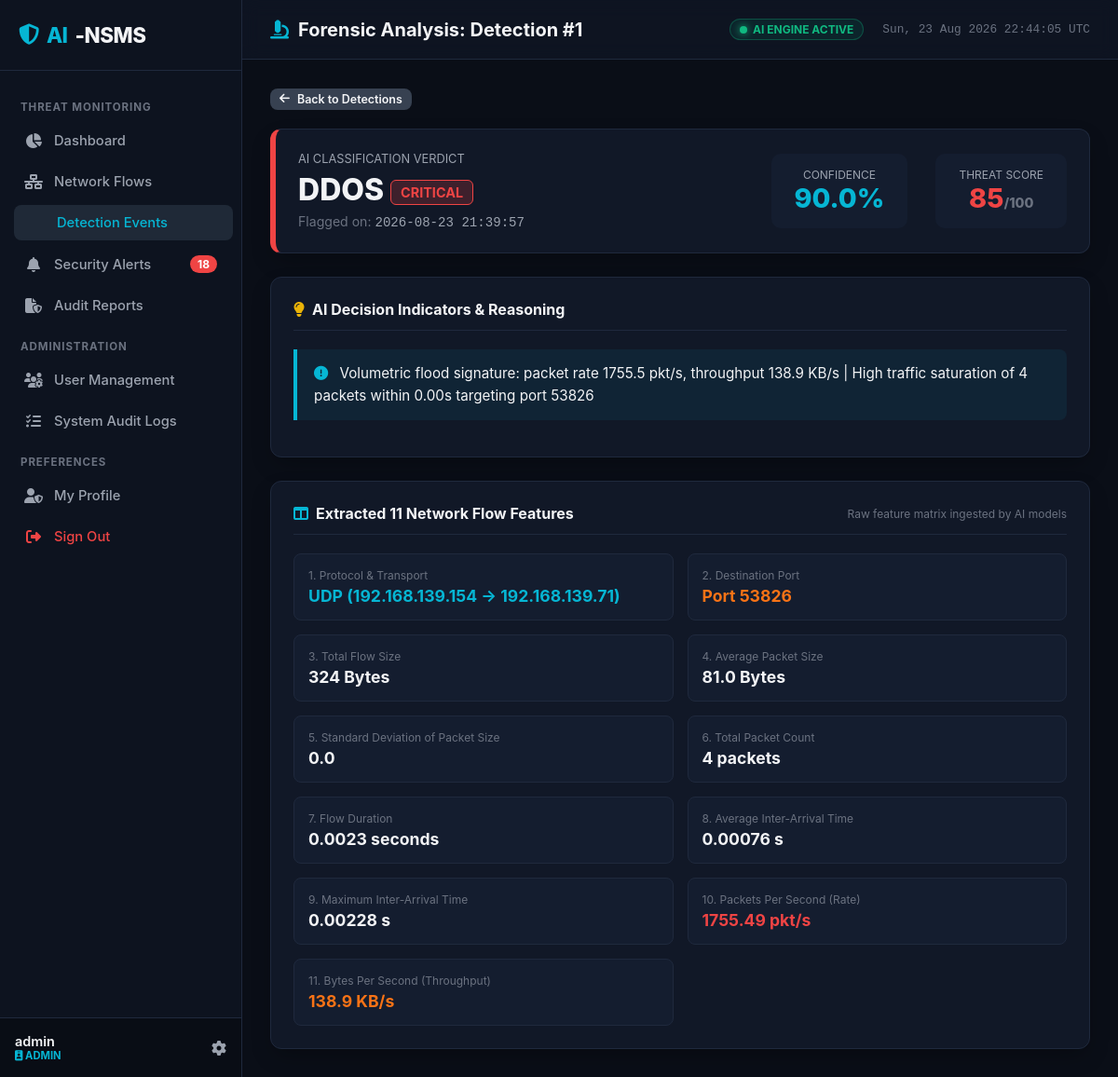
The app's page /detections/1 (signed in) with its own data.
### tables this page shows
CREATE TABLE users (
            id INTEGER PRIMARY KEY AUTOINCREMENT,
            username TEXT UNIQUE NOT NULL,
            email TEXT UNIQUE NOT NULL,
            password_hash TEXT NOT NULL,
            role TEXT NOT NULL DEFAULT 'SECURITY_ANALYST',
            is_active INTEGER NOT NULL DEFAULT 1,
            must_change_password INTEGER NOT NULL DEFAULT 0,
            created_at TEXT NOT NULL,
            last_login TEXT
        );

CREATE TABLE detections (
            id INTEGER PRIMARY KEY AUTOINCREMENT,
            flow_id INTEGER NOT NULL,
            prediction TEXT NOT NULL,
            attack_type TEXT NOT NULL,
            confidence REAL NOT NULL DEFAULT 1.0,
            threat_score INTEGER NOT NULL DEFAULT 0,
            severity TEXT NOT NULL DEFAULT 'LOW',
            indicators TEXT,
            detected_at TEXT NOT NULL, traffic_source TEXT DEFAULT "live", session_id TEXT DEFAULT "",
            FOREIGN KEY (flow_id) REFERENCES network_flows (id) ON DELETE CASCADE
        );

CREATE TABLE network_flows (
            id INTEGER PRIMARY KEY AUTOINCREMENT,
            source_ip TEXT NOT NULL,
            destination_ip TEXT NOT NULL,
            protocol TEXT NOT NULL,
            destination_port INTEGER NOT NULL,
            flow_duration REAL NOT NULL DEFAULT 0.0,
            total_flow_size REAL NOT NULL DEFAULT 0.0,
            average_packet_size REAL NOT NULL DEFAULT 0.0,
            std_packet_size REAL NOT NULL DEFAULT 0.0,
            packet_count INTEGER NOT NULL DEFAULT 0,
            average_inter_arrival_time REAL NOT NULL DEFAULT 0.0,
            maximum_inter_arrival_time REAL NOT NULL DEFAULT 0.0,
            packets_per_second REAL NOT NULL DEFAULT 0.0,
            bytes_per_second REAL NOT NULL DEFAULT 0.0,
            captured_at TEXT NOT NULL
        , traffic_source TEXT DEFAULT "live", session_id TEXT DEFAULT "");

### src/routes/detection_routes.py (the view)
@detection_bp.route('/detections/<int:detection_id>')
@login_required
def detail(detection_id):
    user = get_current_user()
    det = Detection.find_by_id_with_flow(detection_id)
    if not det:
        abort(404)
    return render_template('detection_detail.html', user=user, detection=det)

### templates/detection_detail.html (shortened to what this page needs)
{% extends "base.html" %}
{% block page_header %}<i class="fas fa-microscope" style="color: var(--accent-cyan);"></i> Forensic Analysis: Detection #{{ detection.id }}{% endblock %}
{% block content %}
<div style="margin-bottom: 20px;">
    <a href="/detections" class="btn btn-secondary btn-sm"><i class="fas fa-arrow-left"></i> Back to Detections</a>
</div>
<div class="soc-card" style="margin-bottom: 25px; border-left: 6px solid var(--sev-{{ detection.severity|lower }});">
    <div style="display: flex; justify-content: space-between; align-items: center; flex-wrap: wrap; gap: 20px;">
        <div>
            <div style="font-size: 0.8rem; color: var(--text-secondary); text-transform: uppercase;">AI Classification Verdict</div>
            <h1 style="font-size: 2rem; font-weight: 800; margin: 6px 0; color: var(--text-primary);">
                {{ detection.attack_type }}
                <span class="badge-sev badge-{{ detection.severity|lower }}" style="vertical-align: middle; font-size: 0.9rem;">{{ detection.severity }}</span>
            </h1>
            <div style="color: var(--text-muted); font-size: 0.88rem;">
                Flagged on: <span class="code-font" style="color: var(--text-secondary);">{{ detection.detected_at.replace('T', ' ').split('.')[0] }}</span>
            </div>
        </div>
        <div style="display: flex; gap: 30px; text-align: center;">
            <div style="background: #141d2f; padding: 15px 25px; border-radius: 10px;">
                <div style="font-size: 0.75rem; color: var(--text-secondary); text-transform: uppercase;">Confidence</div>
                <div style="font-size: 1.8rem; font-weight: 800; color: var(--accent-cyan);">{{ "%.1f"|format(detection.confidence * 100) }}%</div>
            </div>
            <div style="background: #141d2f; padding: 15px 25px; border-radius: 10px;">
                <div style="font-size: 0.75rem; color: var(--text-secondary); text-transform: uppercase;">Threat Score</div>
                <div style="font-size: 1.8rem; font-weight: 800; color: {% if detection.threat_score >= 80 %}var(--sev-critical){% elif detection.threat_score >= 50 %}var(--sev-high){% else %}var(--sev-low){% endif %};">
                    {{ detection.threat_score }}<span style="font-size: 0.9rem; color: var(--text-muted);">/100</span>
                </div>
            </div>
        </div>
    </div>
</div>
<div class="soc-card" style="margin-bottom: 25px;">
    <div class="soc-card-header">
        <div class="soc-card-title"><i class="fas fa-lightbulb" style="color: var(--sev-medium);"></i> AI Decision Indicators & Reasoning</div>
    </div>
    <div class="indicator-box">
        <p style="font-size: 0.95rem; line-height: 1.6; color: var(--text-primary);">
            <i class="fas fa-circle-exclamation" style="color: var(--accent-cyan); margin-right: 8px;"></i>
            {{ detection.indicators or "Standard legitimate traffic pattern identified across all 11 statistical features." }}
        </p>
    </div>
</div>
<div class="soc-card">
    <div class="soc-card-header">
        <div class="soc-card-title"><i class="fas fa-table-columns" style="color: var(--accent-cyan);"></i> Extracted 11 Network Flow Features</div>
        <span style="font-size: 0.75rem; color: var(--text-muted);">Raw feature matrix ingested by AI models</span>
    </div>
    <div style="display: grid; grid-template-columns: repeat(auto-fit, minmax(280px, 1fr)); gap: 15px;">
        <div style="background: #141d2f; padding: 15px; border-radius: 8px; border: 1px solid var(--border-color);">
            <div style="font-size: 0.75rem; color: var(--text-muted);">1. Protocol & Transport</div>
            <div style="font-size: 1.1rem; font-weight: 700; color: var(--accent-cyan); margin-top: 4px;">{{ detection.flow.protocol }} ({{ detection.flow.source_ip }} &rarr; {{ detection.flow.destination_ip }})</div>
        </div>
        <div style="background: #141d2f; padding: 15px; border-radius: 8px; border: 1px solid var(--border-color);">
            <div style="font-size: 0.75rem; color: var(--text-muted);">2. Destination Port</div>
            <div style="font-size: 1.1rem; font-weight: 700; color: var(--sev-high); margin-top: 4px;">Port {{ detection.flow.destination_port }}</div>
        </div>
        <div style="background: #141d2f; padding: 15px; border-radius: 8px; border: 1px solid var(--border-color);">
            <div style="font-size: 0.75rem; color: var(--text-muted);">3. Total Flow Size</div>
            <div style="font-size: 1.1rem; font-weight: 700; color: var(--text-primary); margin-top: 4px;">{{ detection.flow.total_flow_size|int }} Bytes</div>
        </div>
        <div style="background: #141d2f; padding: 15px; border-radius: 8px; border: 1px solid var(--border-color);">
            <div style="font-size: 0.75rem; color: var(--text-muted);">4. Average Packet Size</div>
            <div style="font-size: 1.1rem; font-weight: 700; color: var(--text-primary); margin-top: 4px;">{{ detection.flow.average_packet_size }} Bytes</div>
        </div>
        <div style="background: #141d2f; padding: 15px; border-radius: 8px; border: 1px solid var(--border-color);">
            <div style="font-size: 0.75rem; color: var(--text-muted);">5. Standard Deviation of Packet Size</div>
            <div style="font-size: 1.1rem; font-weight: 700; color: var(--text-primary); margin-top: 4px;">{{ detection.flow.std_packet_size }}</div>
        </div>
        <div style="background: #141d2f; padding: 15px; border-radius: 8px; border: 1px solid var(--border-color);">
            <div style="font-size: 0.75rem; color: var(--text-muted);">6. Total Packet Count</div>
            <div style="font-size: 1.1rem; font-weight: 700; color: var(--text-primary); margin-top: 4px;">{{ detection.flow.packet_count }} packets</div>
        </div>
        <div style="background: #141d2f; padding: 15px; border-radius: 8px; border: 1px solid var(--border-color);">
            <div style="font-size: 0.75rem; color: var(--text-muted);">7. Flow Duration</div>
            <div style="font-size: 1.1rem; font-weight: 700; color: var(--text-primary); margin-top: 4px;">{{ detection.flow.flow_duration }} seconds</div>
        </div>
        <div style="background: #141d2f; padding: 15px; border-radius: 8px; border: 1px solid var(--border-color);">
            <div style="font-size: 0.75rem; color: var(--text-muted);">8. Average Inter-Arrival Time</div>
            <div style="font-size: 1.1rem; font-weight: 700; color: var(--text-primary); margin-top: 4px;">{{ detection.flow.average_inter_arrival_time }} s</div>
        </div>
        <div style="background: #141d2f; padding: 15px; border-radius: 8px; border: 1px solid var(--border-color);">
            <div style="font-size: 0.75rem; color: var(--text-muted);">9. Maximum Inter-Arrival Time</div>
            <div style="font-size: 1.1rem; font-weight: 700; color: var(--text-primary); margin-top: 4px;">{{ detection.flow.maximum_inter_arrival_time }} s</div>
        </div>
        <div style="background: #141d2f; padding: 15px; border-radius: 8px; border: 1px solid var(--border-color);">
            <div style="font-size: 0.75rem; color: var(--text-muted);">10. Packets Per Second (Rate)</div>
            <div style="font-size: 1.1rem; font-weight: 700; color: var(--sev-critical); margin-top: 4px;">{{ detection.flow.packets_per_second }} pkt/s</div>
        </div>
        <div style="background: #141d2f; padding: 15px; border-radius: 8px; border: 1px solid var(--border-color);">
            <div style="font-size: 0.75rem; color: var(--text-muted);">11. Bytes Per Second (Throughput)</div>
            <div style="font-size: 1.1rem; font-weight: 700; color: var(--sev-high); margin-top: 4px;">{{ (detection.flow.bytes_per_second / 1024)|round(1) }} KB/s</div>
        </div>
    </div>
</div>
{% endblock %}

### templates/base.html (shortened to what this page needs)
<!DOCTYPE html>
<html lang="en">
<head>
    <link rel="stylesheet" href="https://cdnjs.cloudflare.com/ajax/libs/font-awesome/6.5.1/css/all.min.css">
    <link rel="stylesheet" href="{{ url_for('static', filename='css/soc_theme.css') }}">
</head>
<body>
    <div class="app-container">
        <aside class="sidebar">
            <div class="sidebar-header">
                <div class="sidebar-logo">
                    <i class="fas fa-shield-halved" style="color: var(--accent-cyan);"></i>
                    <span>AI</span>-NSMS
                </div>
            </div>
            <ul class="sidebar-menu">
                <li class="menu-category">Threat Monitoring</li>
                <li>
                    <a href="/dashboard" class="sidebar-link {% if request.path == '/' or request.path == '/dashboard' %}active{% endif %}">
                        <i class="fas fa-chart-pie"></i>
                        <span>Dashboard</span>
                    </a>
                </li>
                <li>
                    <a href="/monitoring" class="sidebar-link {% if request.path == '/monitoring' %}active{% endif %}">
                        <i class="fas fa-network-wired"></i>
                        <span>Network Flows</span>
                    </a>
                </li>
                <li>
                    <a href="/detections" class="sidebar-link {% if request.path.startswith('/detections') %}active{% endif %}">
                        <span>Detection Events</span>
                    </a>
                </li>
                <li>
                    <a href="/alerts" class="sidebar-link {% if request.path == '/alerts' %}active{% endif %}">
                        <i class="fas fa-bell"></i>
                        <span>Security Alerts</span>
                        {% if active_alerts_count > 0 %}
                        <span class="badge-count">{{ active_alerts_count }}</span>
                        {% endif %}
                    </a>
                </li>
                <li>
                    <a href="/reports" class="sidebar-link {% if request.path == '/reports' %}active{% endif %}">
                        <i class="fas fa-file-shield"></i>
                        <span>Audit Reports</span>
                    </a>
                </li>
                {% if is_admin %}
                <li class="menu-category">Administration</li>
                <li>
                    <a href="/users" class="sidebar-link {% if request.path == '/users' %}active{% endif %}">
                        <i class="fas fa-users-gear"></i>
                        <span>User Management</span>
                    </a>
                </li>
                <li>
                    <a href="/logs" class="sidebar-link {% if request.path == '/logs' %}active{% endif %}">
                        <i class="fas fa-list-check"></i>
                        <span>System Audit Logs</span>
                    </a>
                </li>
                {% endif %}
                <li class="menu-category">Preferences</li>
                <li>
                    <a href="/profile" class="sidebar-link {% if request.path == '/profile' %}active{% endif %}">
                        <i class="fas fa-user-shield"></i>
                        <span>My Profile</span>
                    </a>
                </li>
                <li>
                    <a href="/logout" class="sidebar-link" style="color: var(--sev-critical);">
                        <i class="fas fa-right-from-bracket"></i>
                        <span>Sign Out</span>
                    </a>
                </li>
            </ul>
            <div class="sidebar-footer">
                <div class="user-info">
                    <span class="user-name">{{ current_user.username if current_user else 'Guest' }}</span>
                    <span class="user-role-badge">
                        <i class="fas fa-id-badge"></i> {{ current_user.role if current_user else 'ANALYST' }}
                    </span>
                </div>
                <a href="/profile" style="color: var(--text-secondary);"><i class="fas fa-gear"></i></a>
            </div>
        </aside>
        <div class="main-wrapper">
            <header class="topbar">
                <div class="page-title">
                    {% block page_header %}{% endblock %}
                </div>
                <div style="display: flex; align-items: center; gap: 20px;">
                    <div class="live-indicator">
                        <span class="pulse-dot"></span> AI ENGINE ACTIVE
                    </div>
                    <span style="font-size: 0.8rem; color: var(--text-muted); font-family: var(--font-mono);" id="live-clock"></span>
                </div>
            </header>
            <main class="content-body">
                {% block content %}{% endblock %}
            </main>
        </div>
    </div>
</body>
</html>

### records on screen
users: username "admin", role "ADMIN"
detections: id "1", attack_type "DDOS", severity "CRITICAL", detected_at.replace "2026-08-23 21:39:57", detection.confidence*100 "90.0", threat_score "85", indicators "Volumetric flood signature: packet rate 1755.5 pkt/s, throughput 138.9 KB/s | High traffic saturation of 4 packets within 0.00s targeting port 53826"
network_flows: flow.protocol "UDP", flow.source_ip "192.168.139.154", flow.destination_ip "192.168.139.71", flow.destination_port "53826", flow.total_flow_size "324", flow.average_packet_size "81.0", flow.std_packet_size "0.0", flow.packet_count "4", flow.flow_duration "0.0023", flow.average_inter_arrival_time "0.00076", flow.maximum_inter_arrival_time "0.00228", flow.packets_per_second "1755.49", (detection.flow.bytes_per_second/1024)|round(1) "138.9"

### other values on screen
{{ active_alerts_count }} "18"
